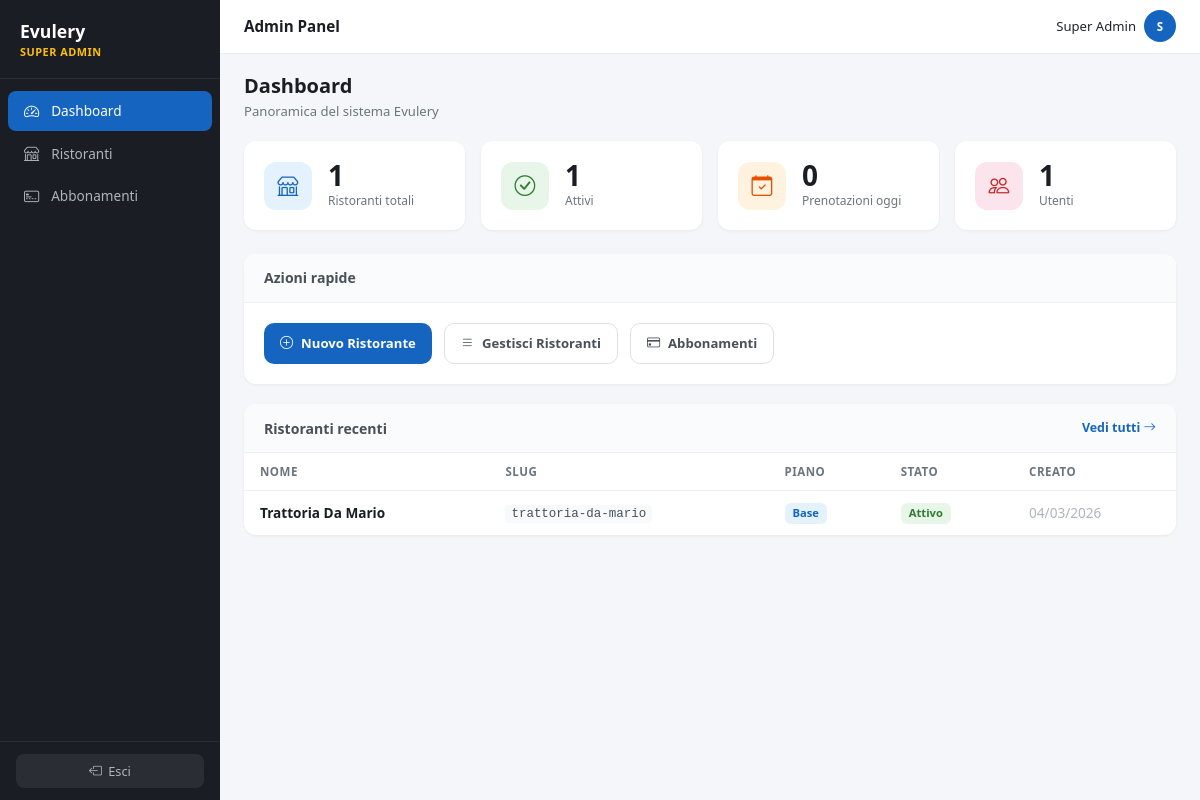
The page /admin (signed in) on the database its author committed.
### tables this page shows
CREATE TABLE IF NOT EXISTS `tenants` (
    `id`                    INT UNSIGNED AUTO_INCREMENT PRIMARY KEY,
    `slug`                  VARCHAR(100) NOT NULL UNIQUE,
    `name`                  VARCHAR(255) NOT NULL,
    `email`                 VARCHAR(255) NOT NULL,
    `phone`                 VARCHAR(30) DEFAULT NULL,
    `address`               VARCHAR(500) DEFAULT NULL,
    `logo_url`              VARCHAR(500) DEFAULT NULL,
    `custom_domain`         VARCHAR(255) DEFAULT NULL UNIQUE,
    `domain_status`         ENUM('none','dns_pending','linked') NOT NULL DEFAULT 'none',
    `cname_target`          VARCHAR(255) DEFAULT NULL,
    `plan`                  ENUM('base','deposit','custom') NOT NULL DEFAULT 'base',
    `plan_price`            DECIMAL(8,2) NOT NULL DEFAULT 49.00,
    `stripe_account_id`     VARCHAR(255) DEFAULT NULL,
    `deposit_enabled`       TINYINT(1) NOT NULL DEFAULT 0,
    `deposit_amount`        DECIMAL(8,2) DEFAULT NULL,
    `cancellation_policy`   TEXT DEFAULT NULL,
    `table_duration`        INT UNSIGNED NOT NULL DEFAULT 90,
    `time_step`             INT UNSIGNED NOT NULL DEFAULT 30,
    `booking_advance_min`   INT UNSIGNED NOT NULL DEFAULT 0,
    `booking_advance_max`   INT UNSIGNED NOT NULL DEFAULT 60,
    `timezone`              VARCHAR(50) NOT NULL DEFAULT 'Europe/Rome',
    `is_active`             TINYINT(1) NOT NULL DEFAULT 0,
    `created_at`            DATETIME NOT NULL DEFAULT CURRENT_TIMESTAMP,
    `updated_at`            DATETIME NOT NULL DEFAULT CURRENT_TIMESTAMP ON UPDATE CURRENT_TIMESTAMP,

    INDEX `idx_slug` (`slug`),
    INDEX `idx_custom_domain` (`custom_domain`),
    INDEX `idx_is_active` (`is_active`)
);

### app/Controllers/Admin/DashboardController.php (called while the page is built, shortened)
<?php
class DashboardController
{
    public function index(Request $request): void
    {
        $db = Database::getInstance();
        $totalTenants = $db->query('SELECT COUNT(*) as c FROM tenants')->fetch()['c'];
        $activeTenants = $db->query('SELECT COUNT(*) as c FROM tenants WHERE is_active = 1')->fetch()['c'];
        $stmt = $db->prepare('SELECT COUNT(*) as c FROM reservations WHERE reservation_date = CURDATE()');
        $stmt->execute();
        $todayReservations = $stmt->fetch()['c'];
        $totalUsers = $db->query('SELECT COUNT(*) as c FROM users WHERE role != "super_admin"')->fetch()['c'];
        $recentTenants = $db->query('SELECT id, name, slug, plan, is_active, created_at FROM tenants ORDER BY created_at DESC LIMIT 5')->fetchAll();
        view('admin/dashboard', [
            'title'             => 'Admin Dashboard',
            'activeMenu'        => 'admin-home',
            'totalTenants'      => $totalTenants,
            'activeTenants'     => $activeTenants,
            'todayReservations' => $todayReservations,
            'totalUsers'        => $totalUsers,
            'recentTenants'     => $recentTenants,
        ], 'admin');
    }
}

### app/Core/App.php (called while the page is built, shortened)
<?php
class App
{
    private Router $router;
    private Request $request;
    public function __construct()
    {
        $this->request = new Request();
        $this->router = new Router();
    }
    public function run(): void
    {
        $method = $this->request->method();
        $uri = $this->request->uri();
        $match = $this->router->resolve($method, $uri);
        $this->request->setParams($match['params']);
        [$controllerClass, $action] = $match['handler'];
        $controller = new $controllerClass();
        $controller->$action($this->request);
    }
}

### public/index.php (called while the page is built, shortened)
<?php
try {
    $app = new \App\Core\App();
    $app->boot();
    $app->run();
} catch (\Throwable $e) {
    app_log($e->getMessage() . ' in ' . $e->getFile() . ':' . $e->getLine(), 'error');
    \App\Core\Response::serverError($e->getMessage());
}

### app/Helpers/functions.php (called while the page is built, shortened)
<?php
function env(string $key, mixed $default = null): mixed
{
    return $_ENV[$key] ?? $default;
}
function url(string $path = ''): string
{
    $base = rtrim(env('APP_URL', ''), '/');
    return $base . '/' . ltrim($path, '/');
}
function e(?string $value): string
{
    return htmlspecialchars($value ?? '', ENT_QUOTES, 'UTF-8');
}
function format_date(string $date, string $format = 'd/m/Y'): string
{
    return date($format, strtotime($date));
}

### views/admin/dashboard.php (the view)
<h1 class="admin-page-title">Dashboard</h1>
<p class="admin-page-sub">Panoramica del sistema <?= e(env('APP_NAME', 'Evulery')) ?></p>
<div class="admin-stats">
    <div class="admin-stat">
        <div class="admin-stat-icon" style="background:#E3F2FD;color:#1565C0;">
            <i class="bi bi-shop"></i>
        </div>
        <div>
            <div class="admin-stat-value"><?= (int)$totalTenants ?></div>
            <div class="admin-stat-label">Ristoranti totali</div>
        </div>
    </div>
    <div class="admin-stat">
        <div class="admin-stat-icon" style="background:#E8F5E9;color:#2E7D32;">
            <i class="bi bi-check-circle"></i>
        </div>
        <div>
            <div class="admin-stat-value"><?= (int)$activeTenants ?></div>
            <div class="admin-stat-label">Attivi</div>
        </div>
    </div>
    <div class="admin-stat">
        <div class="admin-stat-icon" style="background:#FFF3E0;color:#E65100;">
            <i class="bi bi-calendar-check"></i>
        </div>
        <div>
            <div class="admin-stat-value"><?= (int)$todayReservations ?></div>
            <div class="admin-stat-label">Prenotazioni oggi</div>
        </div>
    </div>
    <div class="admin-stat">
        <div class="admin-stat-icon" style="background:#FCE4EC;color:#C62828;">
            <i class="bi bi-people"></i>
        </div>
        <div>
            <div class="admin-stat-value"><?= (int)$totalUsers ?></div>
            <div class="admin-stat-label">Utenti</div>
        </div>
    </div>
</div>
<div class="adm-card">
    <div class="adm-card-hdr">
        <span class="adm-card-hdr-title">Azioni rapide</span>
    </div>
    <div class="adm-card-body">
        <div class="admin-quick-actions">
            <a href="<?= url('admin/tenants/create') ?>" class="admin-qa admin-qa-primary">
                <i class="bi bi-plus-circle"></i> Nuovo Ristorante
            </a>
            <a href="<?= url('admin/tenants') ?>" class="admin-qa admin-qa-outline">
                <i class="bi bi-list"></i> Gestisci Ristoranti
            </a>
            <a href="<?= url('admin/subscriptions') ?>" class="admin-qa admin-qa-outline">
                <i class="bi bi-credit-card"></i> Abbonamenti
            </a>
        </div>
    </div>
</div>
<?php if (!empty($recentTenants)): ?>
<div class="adm-card">
    <div class="adm-card-hdr">
        <span class="adm-card-hdr-title">Ristoranti recenti</span>
        <a href="<?= url('admin/tenants') ?>" style="font-size:.78rem;color:var(--admin-accent);text-decoration:none;font-weight:600;">
            Vedi tutti <i class="bi bi-arrow-right"></i>
        </a>
    </div>
    <table class="adm-table">
        <thead>
            <tr>
                <th>Nome</th>
                <th>Slug</th>
                <th>Piano</th>
                <th>Stato</th>
                <th>Creato</th>
            </tr>
        </thead>
        <tbody>
            <?php foreach ($recentTenants as $t): ?>
            <tr>
                <td class="cell-name"><?= e($t['name']) ?></td>
                <td><span class="slug-code"><?= e($t['slug']) ?></span></td>
                <td><span class="adm-badge adm-badge-plan"><?= e(ucfirst($t['plan'])) ?></span></td>
                <td>
                    <?php if ($t['is_active']): ?>
                        <span class="adm-badge adm-badge-active">Attivo</span>
                    <?php else: ?>
                        <span class="adm-badge adm-badge-inactive">Inattivo</span>
                    <?php endif; ?>
                </td>
                <td class="cell-date"><?= format_date($t['created_at']) ?></td>
            </tr>
            <?php endforeach; ?>
        </tbody>
    </table>
</div>
<?php endif; ?>

### public/assets/css/admin.css (style rules this page uses)
:root { --sidebar-w: 220px; --brand: #00844A; --brand-light: #E8F5E9; --brand-dark: #006837; --admin-accent: #1565C0; --admin-accent-dark: #0D47A1; }
body { background: #f5f6fa; font-family: system-ui, -apple-system, sans-serif; margin: 0; }
.admin-page-title { font-size: 1.25rem; font-weight: 700; color: #1a1d23; margin: 0 0 .25rem; }
.admin-page-sub { font-size: .82rem; color: #6c757d; margin: 0 0 1.25rem; }
.admin-stats { display: grid; grid-template-columns: repeat(4, 1fr); gap: 1rem; margin-bottom: 1.5rem; }
.admin-stat { background: #fff; border-radius: 12px; box-shadow: 0 1px 3px rgba(0,0,0,.06); padding: 1.25rem; display: flex; align-items: center; gap: 1rem; }
.admin-stat-icon { width: 48px; height: 48px; border-radius: 12px; display: flex; align-items: center; justify-content: center; font-size: 1.3rem; flex-shrink: 0; }
.admin-stat-value { font-size: 1.75rem; font-weight: 700; color: #1a1d23; line-height: 1; }
.admin-stat-label { font-size: .75rem; color: #6c757d; font-weight: 500; margin-top: .15rem; }
.adm-card { background: #fff; border: none; border-radius: 12px; box-shadow: 0 1px 3px rgba(0,0,0,.06); overflow: hidden; margin-bottom: 1.25rem; }
.adm-card-hdr { padding: .85rem 1.25rem; background: #fafbfc; border-bottom: 1px solid #f0f0f0; display: flex; align-items: center; justify-content: space-between; }
.adm-card-hdr-title { font-size: .88rem; font-weight: 700; color: #495057; }
.adm-card-body { padding: 1.25rem; }
.admin-quick-actions { display: flex; gap: .75rem; flex-wrap: wrap; }
.admin-qa { display: inline-flex; align-items: center; gap: .5rem; padding: .6rem 1rem; border-radius: 10px; font-size: .82rem; font-weight: 600; text-decoration: none; transition: all .15s; cursor: pointer; }
.admin-qa-primary { background: var(--admin-accent); color: #fff; border: none; }
.admin-qa-outline { background: #fff; color: #495057; border: 1px solid #dee2e6; }
.adm-table { width: 100%; border-collapse: collapse; }
.adm-table th { font-size: .72rem; font-weight: 600; color: #6c757d; text-transform: uppercase; letter-spacing: .5px; padding: .6rem 1rem; border-bottom: 1px solid #f0f0f0; text-align: left; }
.adm-table td { padding: .7rem 1rem; font-size: .85rem; color: #495057; border-bottom: 1px solid #f8f9fa; vertical-align: middle; }
.adm-table tr:last-child td { border-bottom: none; }
.adm-table .cell-name { font-weight: 600; color: #1a1d23; }
.adm-table .cell-date { color: #adb5bd; }
.adm-badge { display: inline-block; padding: 2px 8px; border-radius: 6px; font-size: .7rem; font-weight: 600; }
.adm-badge-active { background: #E8F5E9; color: #2E7D32; }
.adm-badge-plan { background: #E3F2FD; color: #1565C0; }
.slug-code { font-size: .78rem; background: #f8f9fa; padding: 2px 6px; border-radius: 4px; font-family: monospace; color: #495057; }

### rows shown on the page
tenants: name "Trattoria Da Mario", slug "trattoria-da-mario", plan "Base", is_active "Attivo", created_at "04/03/2026"

### other values the page prints
env('APP_NAME', 'Evulery') "Evulery"
auth()['name'] "Super Admin"
substr(auth()['name'] ?? 'A', 0, 1) "S"
$totalTenants "1"
$activeTenants "1"
$todayReservations "0"
$totalUsers "1"
